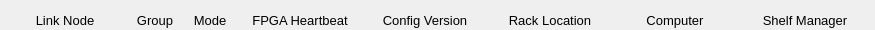
<?xml version="1.0" encoding="UTF-8"?>
<ui version="4.0">
 <class>Form</class>
 <widget class="QWidget" name="Form">
  <property name="geometry">
   <rect>
    <x>0</x>
    <y>0</y>
    <width>875</width>
    <height>30</height>
   </rect>
  </property>
  <property name="windowTitle">
   <string>Form</string>
  </property>
  <widget class="QFrame" name="frame">
   <property name="geometry">
    <rect>
     <x>0</x>
     <y>0</y>
     <width>875</width>
     <height>30</height>
    </rect>
   </property>
   <property name="frameShape">
    <enum>QFrame::NoFrame</enum>
   </property>
   <property name="frameShadow">
    <enum>QFrame::Plain</enum>
   </property>
   <widget class="QLabel" name="label">
    <property name="geometry">
     <rect>
      <x>5</x>
      <y>10</y>
      <width>120</width>
      <height>20</height>
     </rect>
    </property>
    <property name="font">
     <font>
      <pointsize>10</pointsize>
     </font>
    </property>
    <property name="text">
     <string>Link Node</string>
    </property>
    <property name="alignment">
     <set>Qt::AlignCenter</set>
    </property>
   </widget>
   <widget class="QLabel" name="label_2">
    <property name="geometry">
     <rect>
      <x>130</x>
      <y>10</y>
      <width>50</width>
      <height>20</height>
     </rect>
    </property>
    <property name="font">
     <font>
      <pointsize>10</pointsize>
     </font>
    </property>
    <property name="text">
     <string>Group</string>
    </property>
    <property name="alignment">
     <set>Qt::AlignCenter</set>
    </property>
   </widget>
   <widget class="QLabel" name="label_3">
    <property name="geometry">
     <rect>
      <x>185</x>
      <y>10</y>
      <width>50</width>
      <height>20</height>
     </rect>
    </property>
    <property name="font">
     <font>
      <pointsize>10</pointsize>
     </font>
    </property>
    <property name="text">
     <string>Mode</string>
    </property>
    <property name="alignment">
     <set>Qt::AlignCenter</set>
    </property>
   </widget>
   <widget class="QLabel" name="label_4">
    <property name="geometry">
     <rect>
      <x>240</x>
      <y>10</y>
      <width>120</width>
      <height>20</height>
     </rect>
    </property>
    <property name="font">
     <font>
      <pointsize>10</pointsize>
     </font>
    </property>
    <property name="text">
     <string>FPGA Heartbeat</string>
    </property>
    <property name="alignment">
     <set>Qt::AlignCenter</set>
    </property>
   </widget>
   <widget class="QLabel" name="label_5">
    <property name="geometry">
     <rect>
      <x>365</x>
      <y>10</y>
      <width>120</width>
      <height>20</height>
     </rect>
    </property>
    <property name="font">
     <font>
      <pointsize>10</pointsize>
     </font>
    </property>
    <property name="text">
     <string>Config Version</string>
    </property>
    <property name="alignment">
     <set>Qt::AlignCenter</set>
    </property>
   </widget>
   <widget class="QLabel" name="label_6">
    <property name="geometry">
     <rect>
      <x>490</x>
      <y>10</y>
      <width>120</width>
      <height>20</height>
     </rect>
    </property>
    <property name="font">
     <font>
      <pointsize>10</pointsize>
     </font>
    </property>
    <property name="text">
     <string>Rack Location</string>
    </property>
    <property name="alignment">
     <set>Qt::AlignCenter</set>
    </property>
   </widget>
   <widget class="QLabel" name="label_7">
    <property name="geometry">
     <rect>
      <x>615</x>
      <y>10</y>
      <width>120</width>
      <height>20</height>
     </rect>
    </property>
    <property name="font">
     <font>
      <pointsize>10</pointsize>
     </font>
    </property>
    <property name="text">
     <string>Computer</string>
    </property>
    <property name="alignment">
     <set>Qt::AlignCenter</set>
    </property>
   </widget>
   <widget class="QLabel" name="label_8">
    <property name="geometry">
     <rect>
      <x>740</x>
      <y>10</y>
      <width>130</width>
      <height>20</height>
     </rect>
    </property>
    <property name="font">
     <font>
      <pointsize>10</pointsize>
     </font>
    </property>
    <property name="text">
     <string>Shelf Manager</string>
    </property>
    <property name="alignment">
     <set>Qt::AlignCenter</set>
    </property>
   </widget>

  </widget>
 </widget>
 <customwidgets>
  <customwidget>
   <class>PyDMEmbeddedDisplay</class>
   <extends>QFrame</extends>
   <header>pydm.widgets.embedded_display</header>
  </customwidget>
 </customwidgets>
 <resources/>
 <connections/>
</ui>
